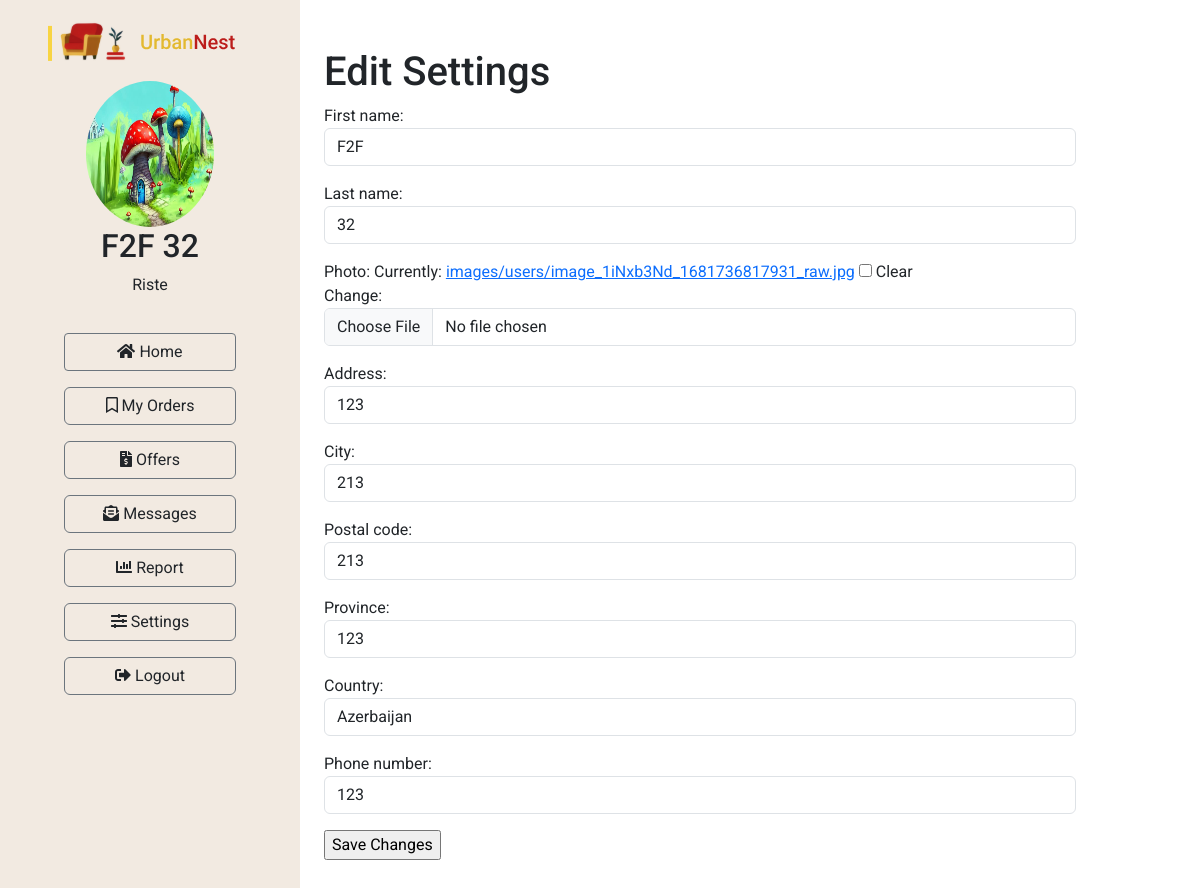
The page /edit_settings/ (signed in) on the database its author committed.
### Furniture/models.py (models this page shows, shortened)
class UrbanNestUser(models.Model):
    user = models.OneToOneField(User, on_delete=models.CASCADE)
    first_name = models.CharField(max_length=100)
    last_name = models.CharField(max_length=100)
    photo = models.ImageField(upload_to='images/users', null=True, blank=True)
    address = models.CharField(max_length=200)
    city = models.CharField(max_length=100)
    postal_code = models.CharField(max_length=100)
    province = models.CharField(max_length=100)
    country = CountryField()
    phone_number = models.CharField(max_length=9)
    shopping_cart = models.ForeignKey('ShoppingCart', on_delete=models.CASCADE, null=True, blank=True)

### Furniture/views.py (the view)
# urls.py: path('edit_settings/', edit_settings, name='edit_settings'),
@login_required
def edit_settings(request):
    user_settings = UrbanNestUser.objects.get(user=request.user)
    if request.method == 'POST':
        form = UrbanNestUserForm(request.POST, request.FILES, instance=user_settings)
        if form.is_valid():
            form.save()
            return redirect('edit_settings')  # Redirect back to the edit settings page
    else:
        form = UrbanNestUserForm(instance=user_settings)
    user = UrbanNestUser.objects.get(user=request.user)
    context = {'form': form, 'user': user}
    return render(request, 'registration/edit_settings.html', context=context)

### Furniture/forms.py
class UrbanNestUserForm(forms.ModelForm):
    def __init__(self, *args, **kwargs):
        super(UrbanNestUserForm, self).__init__(*args, **kwargs)
        for field in self.visible_fields():
            field.field.widget.attrs['class'] = 'form-control'
    class Meta:
        model = UrbanNestUser
        fields = (
            "first_name",
            "last_name",
            "photo",
            "address",
            "city",
            "postal_code",
            "province",
            "country",
            "phone_number",
        )

### Furniture/templates/registration/edit_settings.html (shortened to what this page needs)
{% extends "dashboard/base-dashboard.html" %}
{% block content %}
<div class="container py-5">
    <h1>Edit Settings</h1>
    <form method="post" enctype="multipart/form-data">
        {{ form.as_p }}
        <input type="submit" value="Save Changes">
    </form>
</div>
{% endblock %}

### Furniture/templates/dashboard/base-dashboard.html (shortened to what this page needs)
<!DOCTYPE html>
<html lang="en">
<head>
    <link rel="stylesheet" href="https://cdn.jsdelivr.net/npm/bootstrap@5.3.0/dist/css/bootstrap.min.css">
    <link rel="stylesheet"
          href="https://cdn.jsdelivr.net/npm/@fortawesome/fontawesome-free@6.2.1/css/fontawesome.min.css"
>
</head>
<body>
<div style="min-height: 100vh;">
    <div class="row d-flex align-items-stretch p-0 m-0">
        <div class="py-3 px-5 col-md-3" style="background: #F2EAE1; min-height: 100vh;">
            <a href="{% url 'index' %}">
                <div>
                </div>
            </a>
            <div class="pt-3 container d-flex flex-column align-items-center justify-content-center mb-1">
                <img src="{{MEDIA_URL}}{{user.photo.url}}" alt="" class="rounded-circle" style="
width: 128px;
height: 145.636px;">
                <h2>{{user.first_name}} {{user.last_name}}</h2>
                <p>{{user.user.username}}</p>
            </div>
            <div class="d-flex flex-column justify-content-center px-3 gap-3 py-3">
                <a href="{% url 'dashboard_home' %}" class="text-decoration-none text-reset btn btn-outline-secondary"
                   style="border-radius: 4px;"><i class="fas fa-home"></i> Home</a>
                <a href="{% url 'my_orders' %}" class="text-decoration-none text-reset btn btn-outline-secondary"><i
                        class='far fa-bookmark'></i> My
                    Orders</a>
                <a href="{% url 'offers' %}" class="text-decoration-none text-reset btn btn-outline-secondary"><i
                        class='fas fa-file-invoice-dollar'></i> Offers</a>
                <a href="" class="text-decoration-none text-reset btn btn-outline-secondary"><i
                        class='fas fa-envelope-open-text'></i> Messages</a>
                <a href="" class="text-decoration-none text-reset btn btn-outline-secondary"><i
                        class='fas fa-chart-bar'></i> Report</a>
                <a href="{% url 'edit_settings' %}" class="text-decoration-none text-reset btn btn-outline-secondary"><i
                        class='fas fa-sliders-h'></i> Settings</a>
                <a href="{% url 'logout' %}" class="text-decoration-none text-reset btn btn-outline-secondary"><i
                        class="fas fa-sign-out-alt"></i> Logout</a>
            </div>
        </div>
        <div class="col-md-8 white">
            {% block content %}{% endblock %}
        </div>
    </div>
</div>
</body>
</html>

### Furniture/templates/dashboard/base-dashboard.html (style rules this page uses)
* { font-family: 'Roboto', sans-serif !important; }
html, body { margin: 0; padding: 0; }
* { box-sizing: border-box; }

### rows shown on the page
UrbanNestUser: photo (picture), first_name "F2F", last_name "32", user.username "Riste", address "123", city "213", postal_code "213", province "123", country "Azerbaijan", phone_number "123"
